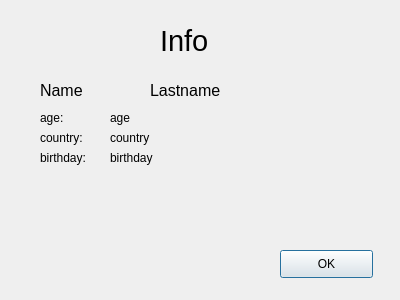
<?xml version="1.0" encoding="UTF-8"?>
<ui version="4.0">
 <class>Info</class>
 <widget class="QDialog" name="Info">
  <property name="geometry">
   <rect>
    <x>0</x>
    <y>0</y>
    <width>400</width>
    <height>300</height>
   </rect>
  </property>
  <property name="windowTitle">
   <string>Dialog</string>
  </property>
  <widget class="QLabel" name="label">
   <property name="geometry">
    <rect>
     <x>160</x>
     <y>20</y>
     <width>81</width>
     <height>41</height>
    </rect>
   </property>
   <property name="font">
    <font>
     <pointsize>22</pointsize>
    </font>
   </property>
   <property name="text">
    <string>Info</string>
   </property>
  </widget>
  <widget class="QLabel" name="name">
   <property name="geometry">
    <rect>
     <x>40</x>
     <y>80</y>
     <width>101</width>
     <height>21</height>
    </rect>
   </property>
   <property name="font">
    <font>
     <pointsize>12</pointsize>
    </font>
   </property>
   <property name="text">
    <string>Name</string>
   </property>
  </widget>
  <widget class="QLabel" name="label_2">
   <property name="geometry">
    <rect>
     <x>40</x>
     <y>110</y>
     <width>55</width>
     <height>16</height>
    </rect>
   </property>
   <property name="text">
    <string>age: </string>
   </property>
  </widget>
  <widget class="QLabel" name="label_3">
   <property name="geometry">
    <rect>
     <x>40</x>
     <y>130</y>
     <width>55</width>
     <height>16</height>
    </rect>
   </property>
   <property name="text">
    <string>country: </string>
   </property>
  </widget>
  <widget class="QLabel" name="label_4">
   <property name="geometry">
    <rect>
     <x>40</x>
     <y>150</y>
     <width>55</width>
     <height>16</height>
    </rect>
   </property>
   <property name="text">
    <string>birthday:</string>
   </property>
  </widget>
  <widget class="QLabel" name="age">
   <property name="geometry">
    <rect>
     <x>110</x>
     <y>110</y>
     <width>101</width>
     <height>16</height>
    </rect>
   </property>
   <property name="text">
    <string>age</string>
   </property>
  </widget>
  <widget class="QLabel" name="country">
   <property name="geometry">
    <rect>
     <x>110</x>
     <y>130</y>
     <width>161</width>
     <height>16</height>
    </rect>
   </property>
   <property name="text">
    <string>country</string>
   </property>
  </widget>
  <widget class="QLabel" name="birthday">
   <property name="geometry">
    <rect>
     <x>110</x>
     <y>150</y>
     <width>151</width>
     <height>16</height>
    </rect>
   </property>
   <property name="text">
    <string>birthday</string>
   </property>
  </widget>
  <widget class="QPushButton" name="pushButton">
   <property name="geometry">
    <rect>
     <x>280</x>
     <y>250</y>
     <width>93</width>
     <height>28</height>
    </rect>
   </property>
   <property name="text">
    <string>OK</string>
   </property>
  </widget>
  <widget class="QLabel" name="lastname">
   <property name="geometry">
    <rect>
     <x>150</x>
     <y>80</y>
     <width>191</width>
     <height>21</height>
    </rect>
   </property>
   <property name="font">
    <font>
     <pointsize>12</pointsize>
    </font>
   </property>
   <property name="text">
    <string>Lastname</string>
   </property>
  </widget>
 </widget>
 <resources/>
 <connections/>
</ui>
